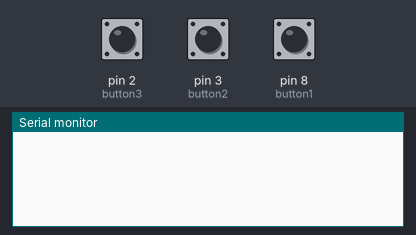
The sketch below on a simulated Arduino Uno, built with avr-gcc and run on an emulated ATmega328P. Parts: the last lines printed to the serial monitor. Inputs (shaded band) come from the test bench; at power-on: pin 2 (button3) LOW, pin 3 (button2) LOW, pin 8 (button1) LOW.

Above: at 1.2 s.
1.3 s: pin 2 (button3) pulled HIGH for 0.15 s
At 1.7 s:
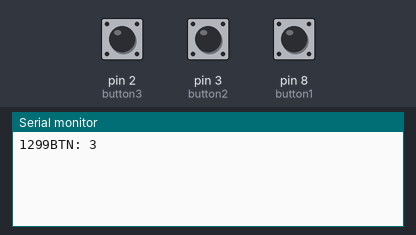
2.9 s: pin 3 (button2) pulled HIGH for 0.15 s
At 4.1 s:
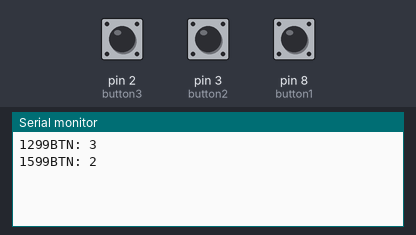
4.5 s: pin 8 (button1) pulled HIGH for 0.15 s
At 5.4 s:
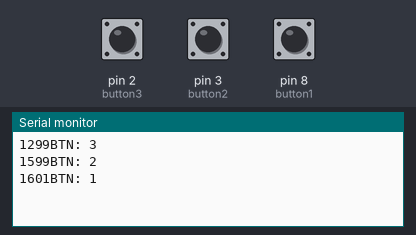
6.1 s: pin 2 (button3) pulled HIGH for 1 s
At 7.3 s:
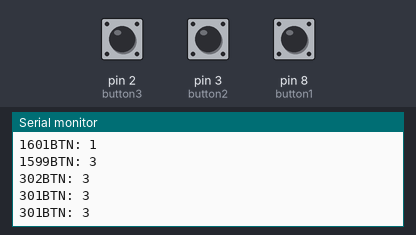
8.6 s: pin 3 (button2) pulled HIGH for 1 s
At 10.4 s:
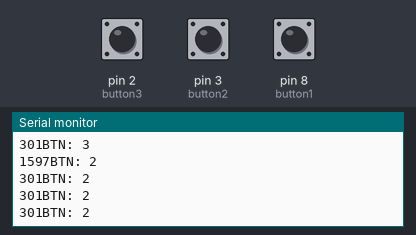
11.1 s: pin 8 (button1) pulled HIGH for 1 s
At 12.3 s:
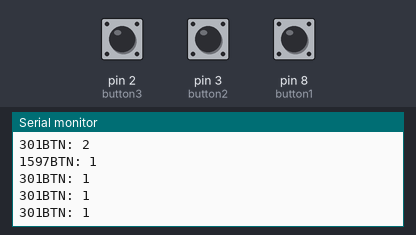
Timing chart, 0 to 14.1 s (numbered marks = the images above; inputs shaded):
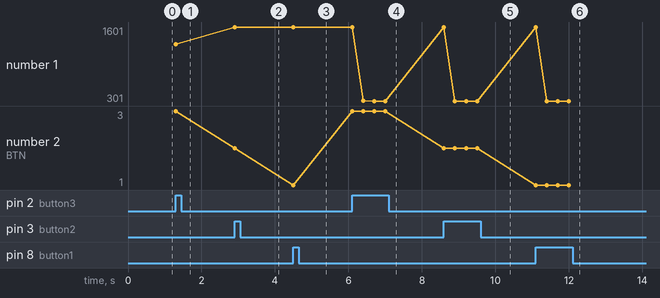

Measured:
- after the input at 1.3 s, the serial monitor: prints a new line at once (image 1)
- after the input at 2.9 s, the serial monitor: prints a new line at once (image 2)
- after the input at 4.5 s, the serial monitor: prints a new line at once (image 3)
- after the input at 6.1 s, the serial monitor: prints a new line at once (image 4)
- after the input at 8.6 s, the serial monitor: prints a new line at once (image 5)
- after the input at 11.1 s, the serial monitor: prints a new line at once (image 6)
- plotted number 1: 1299 → 1599 after the input at 2.9 s, 1599 → 1601 after the input at 4.5 s, 1601 → 301 after the input at 6.1 s
- plotted number 2: 3 → 2 after the input at 2.9 s, 2 → 1 after the input at 4.5 s, 1 → 3 after the input at 6.1 s, 3 → 2 after the input at 8.6 s, 2 → 1 after the input at 11.1 s

The sketch:

MultiButtonTest.ino
```cpp
const int button1 = 8;
const int button2 = 3;
const int button3 = 2;

int pinState_cur = 0;

//Debounce Vars
const int debounceTime = 300;  //300ms pause
int timeSinceBtn_pressed = 0;
int timeSinceBtn_counter = 0;
int timePassed;


void setup(){
  pinMode(button1, INPUT);
  pinMode(button2, INPUT);
  pinMode(button3, INPUT);

  Serial.begin(9600);
}

void loop(){


  if(digitalRead(button1) == HIGH){
    pinState_cur = 1;

  }
  else if(digitalRead(button2) == HIGH){
    pinState_cur = 2;

  }
  else if(digitalRead(button3) == HIGH){
    pinState_cur = 3;

  }
  timeSinceBtn_counter = millis();
  timePassed = timeSinceBtn_counter - timeSinceBtn_pressed;

  if (pinState_cur != 0 && timePassed > debounceTime){
    Serial.print(timePassed);
    Serial.print("BTN: ");
    Serial.println(pinState_cur);
    timeSinceBtn_pressed = timeSinceBtn_counter;
    pinState_cur = 0;
  }else{
    pinState_cur = 0;
  }

}
```
